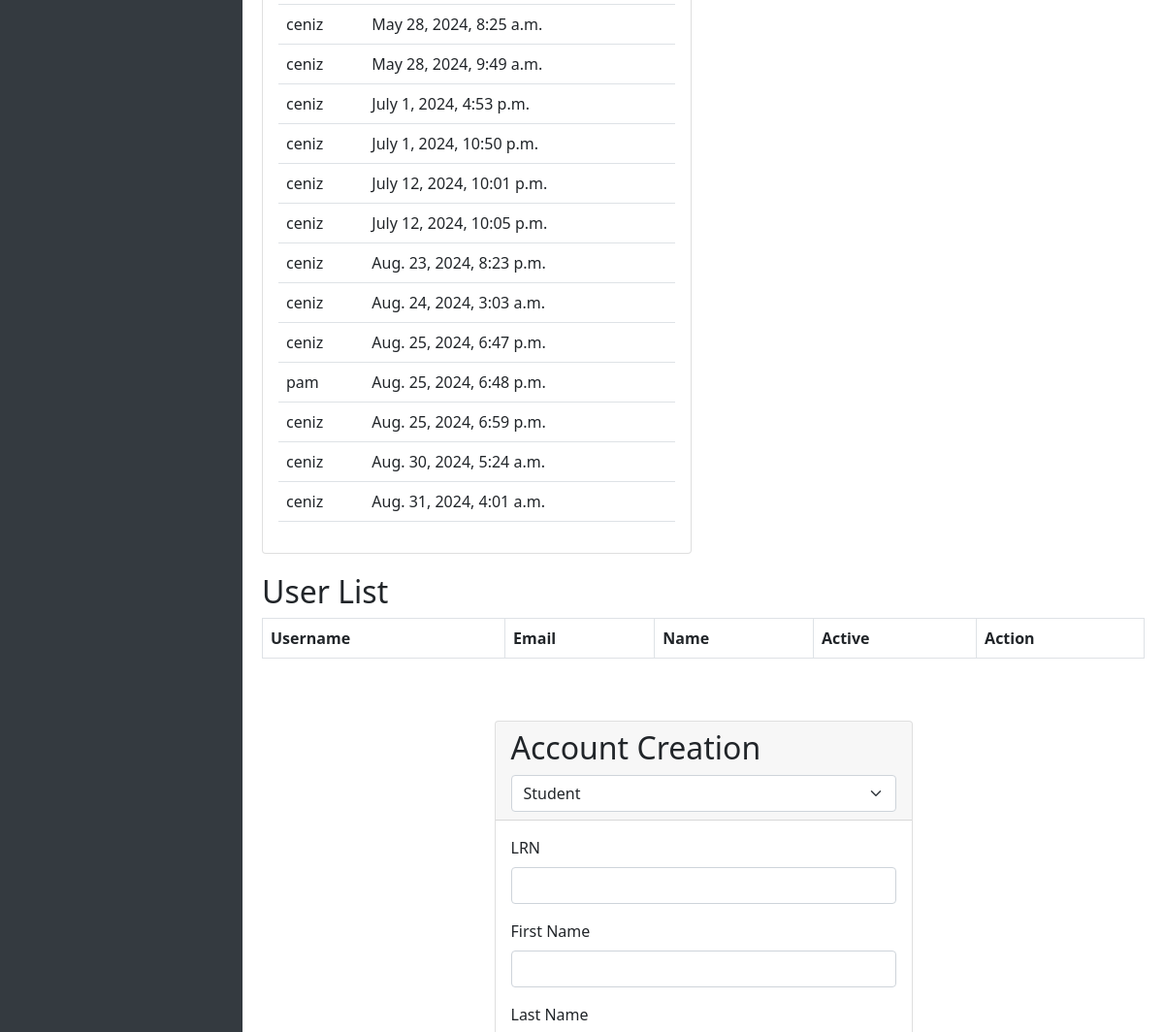
The page /adminside/home/ (middle part) on the database as committed earlier.
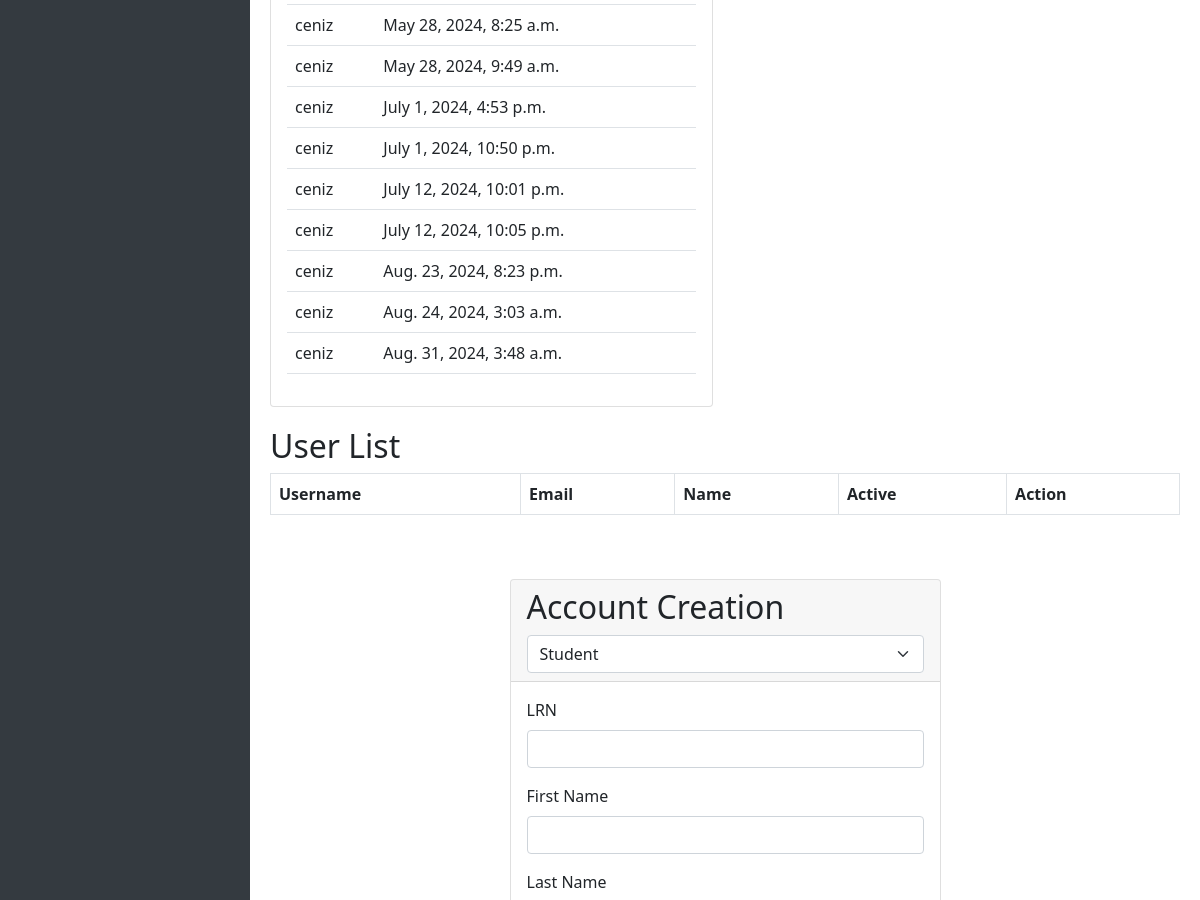
The same page on the database as committed later.
### adminside/models.py (models this page shows)
class UserActivity(models.Model):
    user = models.ForeignKey(User, on_delete=models.CASCADE)
    login_time = models.DateTimeField()
    logout_time = models.DateTimeField(null=True, blank=True)
    active = models.BooleanField(default=False)

### adminside/views.py (the view)
# urls.py: path('home/', views.your_view),
def your_view(request):
    user_activities = UserActivity.objects.all()
    for activity in user_activities:
        print(activity.user.username, activity.login_time, activity.logout_time, activity.active)
    else:
        print("nothing")
    context = {
        'user_activities': user_activities
    }
    return render(request, 'book_page_views.html', context)

### adminside/templates/book_page_views.html (shortened to what this page needs)
<!DOCTYPE html>
<html lang="en">
<head>
    <link href="https://cdn.jsdelivr.net/npm/bootstrap@5.0.0-beta3/dist/css/bootstrap.min.css" rel="stylesheet">
</head>
<body>
    <div id="sidebar-wrapper">
    </div>
    <div id="page-content-wrapper">
        <br>
        <div id="overview-section">
            <div class="row">
                <div class="col-md-6">
                    <div class="card">
                        <div class="card-body">
                            <table class="table">
                                <tbody>
                                    {% for activity in user_activities %}
                                    <tr>
                                        <td>{{ activity.user.username }}</td>
                                        <td>{{ activity.login_time }}</td>
                                    </tr>
                                    {% empty %}
                                    <tr>
                                        <td colspan="3">No user activities</td>
                                    </tr>
                                    {% endfor %}
                                </tbody>
                            </table>
                        </div>
                    </div>
                </div>
            </div>
        </div>
        <div id="analytics-section">
            <h2>User List</h2>
            <div class="table-responsive">
                <table class="table table-bordered">
                    <thead>
                        <tr>
                            <th>Username</th>
                            <th>Email</th>
                            <th>Name</th>
                            <th>Active</th>
                            <th>Action</th>
                        </tr>
                    </thead>
                </table>
            </div>
        </div>
        <div id="Create-section">
            <div class="container">
                <div class="row justify-content-center mt-5">
                    <div class="col-md-6">
                        <div class="card">
                            <div class="card-header">
                                <h2>Account Creation</h2>
                                <select class="form-select" id="role" name="role" onchange="toggleForm()">
                                    <option value="Student">Student</option>
                                </select>
                            </div>
                            <div class="card-body">
                                <form id="student-form" method="post" action="{% url 'create_account' %}">
                                    <div class="mb-3">
                                        <label for="lrn" class="form-label">LRN</label>
                                        <input type="text" class="form-control" id="lrn" name="lrn">
                                    </div>
                                    <div class="mb-3">
                                        <label for="fname" class="form-label">First Name</label>
                                        <input type="text" class="form-control" id="fname" name="fname">
                                    </div>
                                    <div class="mb-3">
                                        <label for="lname" class="form-label">Last Name</label>
                                    </div>
                                </form>
                            </div>
                        </div>
                    </div>
                </div>
            </div>
        </div>
</body>
</html>

### adminside/templates/book_page_views.html (style rules this page uses)
body { display: flex; }
#sidebar-wrapper { position: fixed; top: 0; bottom: 0; left: 0; width: 250px; z-index: 1000; background-color: #343a40; color: #fff; padding-top: 20px; }
#page-content-wrapper { margin-left: 250px; padding: 20px; width: 100%; }
.card { margin-bottom: 20px; }

Rows that differ between the two databases and show on the page:
removed UserActivity: user.username "pam", login_time "Aug. 25, 2024, 6:48 p.m."
removed UserActivity: user.username "ceniz", login_time "Aug. 25, 2024, 6:59 p.m."
removed UserActivity: user.username "ceniz", login_time "Aug. 30, 2024, 5:24 a.m."
removed UserActivity: user.username "ceniz", login_time "Aug. 31, 2024, 4:01 a.m."
changed UserActivity: login_time "Aug. 25, 2024, 6:47 p.m." → "Aug. 31, 2024, 3:48 a.m."
